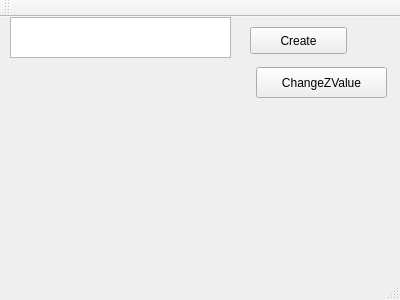
<?xml version="1.0" encoding="UTF-8"?>
<ui version="4.0">
 <class>MainWindow</class>
 <widget class="QMainWindow" name="MainWindow">
  <property name="geometry">
   <rect>
    <x>0</x>
    <y>0</y>
    <width>400</width>
    <height>300</height>
   </rect>
  </property>
  <property name="windowTitle">
   <string>MainWindow</string>
  </property>
  <widget class="QWidget" name="centralWidget">
   <widget class="QTextEdit" name="textEdit">
    <property name="geometry">
     <rect>
      <x>10</x>
      <y>0</y>
      <width>221</width>
      <height>41</height>
     </rect>
    </property>
   </widget>
   <widget class="QPushButton" name="pushButton">
    <property name="geometry">
     <rect>
      <x>250</x>
      <y>10</y>
      <width>97</width>
      <height>27</height>
     </rect>
    </property>
    <property name="text">
     <string>Create</string>
    </property>
   </widget>
   <widget class="QPushButton" name="updateZValue">
    <property name="geometry">
     <rect>
      <x>256</x>
      <y>50</y>
      <width>131</width>
      <height>31</height>
     </rect>
    </property>
    <property name="text">
     <string>ChangeZValue</string>
    </property>
   </widget>
  </widget>
  <widget class="QMenuBar" name="menuBar">
   <property name="geometry">
    <rect>
     <x>0</x>
     <y>0</y>
     <width>400</width>
     <height>25</height>
    </rect>
   </property>
  </widget>
  <widget class="QToolBar" name="mainToolBar">
   <attribute name="toolBarArea">
    <enum>TopToolBarArea</enum>
   </attribute>
   <attribute name="toolBarBreak">
    <bool>false</bool>
   </attribute>
  </widget>
  <widget class="QStatusBar" name="statusBar"/>
 </widget>
 <layoutdefault spacing="6" margin="11"/>
 <resources/>
 <connections/>
</ui>
